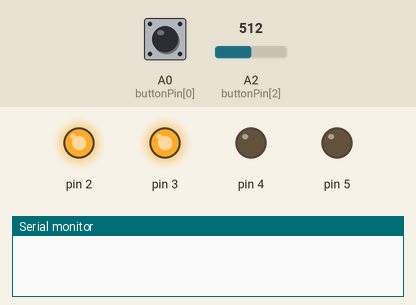
Recording of a sketch running on a simulated Arduino Uno, built with avr-gcc and run on an emulated ATmega328P. Parts: output pins drawn as LEDs (lit = HIGH), the last lines printed to the serial monitor. The inputs (shaded band) are chosen by the test bench; at power-on: A0 (buttonPin[0]) HIGH, A2 (buttonPin[2]) = 512.

Above: at 1.2 s.
1.3 s: A0 (buttonPin[0]) pulled LOW for 0.15 s
At 2.3 s:
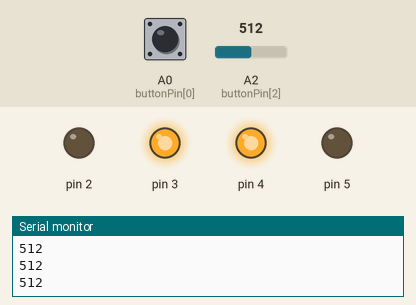
Timing chart, 0 to 4.3 s (numbered marks = the images above; inputs shaded):
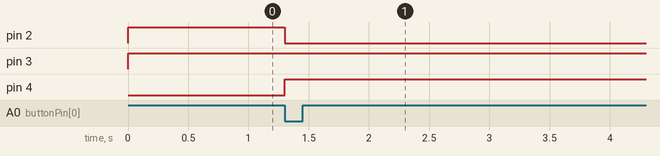

The sketch:

1130.ino
```cpp
const int buttonPin[3] = {A0, A1,A2};
const int analogInPin = A3;
int buttonState[3] = {0, 0, 0};
void setup() {
  // put your setup code here, to run once:
  Serial.begin(9600);
  for(int i=2;i<=5;i++){
    pinMode(i,OUTPUT);
  }
  for(int i=0;i<3;i++){
    pinMode(buttonPin[i],INPUT);
  }
}
int ledRegion;
void loop() {
  // put your main code here, to run repeatedly:
  int range = 0;
  int buttonState = digitalRead(A0);
  if(buttonState == 0){
    range = 1;
  }
  switch(range){
    case 1:
      int sensorValue = analogRead(A2);
      Serial.println(sensorValue);
      ledRegion = (sensorValue+1)/342;
      break;
  }
  for(int i=2;i<=5;i++){
    if((i==(ledRegion+2))||(i==(ledRegion+3)))
      digitalWrite(i,HIGH);
    else
      digitalWrite(i,LOW);
  }
}
```

Measured:
- after the input at 1.3 s, pin 2: HIGH → LOW at once; pin 4: LOW → HIGH at once
